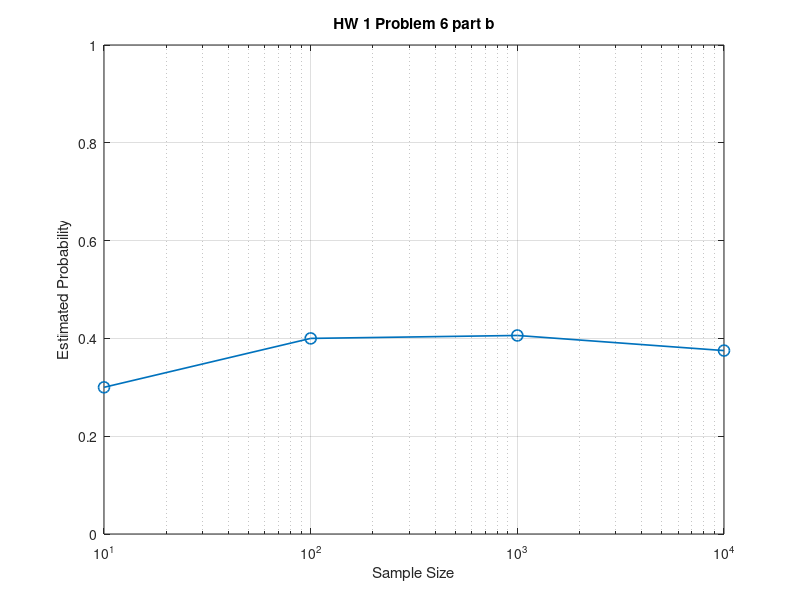

Write MATLAB code to recreate this figure.
X1 = rand(1, 10);
Y1 = rand (1, 10);
Z1 = rand(1, 10);
carloIntegrate1 = ((X1.^2+Y1.^2<Z1)&(X1 .* Y1 < Z1.^2));
ratio1 = sum(carloIntegrate1)/10;

X2 = rand(1, 100);
Y2 = rand (1, 100);
Z2 = rand(1, 100);
carloIntegrate2 = ((X2.^2+Y2.^2<Z2)&(X2 .* Y2 < Z2.^2));
ratio2 = sum(carloIntegrate2)/100;

X3 = rand(1, 1000);
Y3 = rand (1, 1000);
Z3 = rand(1, 1000);
carloIntegrate3 = ((X3.^2+Y3.^2<Z3)&(X3 .* Y3 < Z3.^2));
ratio3 = sum(carloIntegrate3)/1000;

X4 = rand(1, 10000);
Y4 = rand (1, 10000);
Z4 = rand(1, 10000);
carloIntegrate4 = ((X4.^2+Y4.^2<Z4)&(X4 .* Y4 < Z4.^2));
ratio4 = sum(carloIntegrate4)/10000;

sizes = [10, 100, 1000, 10000];
ratios = [ratio1, ratio2, ratio3, ratio4];

% this is AI-generated plot code below (prompt was something like "I have
% two vectors and want to plot them on a logarithmic x-axis with lines
% connecting the points. Also make the y-axis locked to (0, 1) interval.")
figure;
semilogx(sizes, ratios, '-o', 'LineWidth', 1.2, 'MarkerSize', 8);
grid on;
xlabel('Sample Size');
ylabel('Estimated Probability');
title('HW 1 Problem 6 part b');

% Lock y-axis to [0, 1]
ylim([0 1]);
